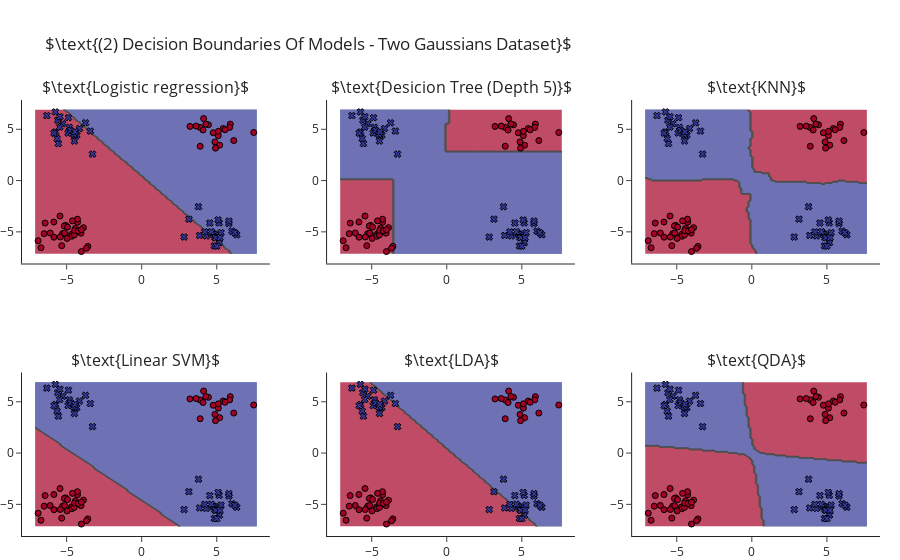

Write notebook code for a chart like this one.
### Markdown cell above
## Execute Models

### Code cell
fig = make_subplots(rows=2, cols=3, subplot_titles=[rf"$\text{{{m}}}$" for m in model_names])
for i, m in enumerate(models):
    fig.add_traces([decision_surface(m.fit(X, y).predict, lims[0], lims[1], showscale=False),
                    go.Scatter(x=X[:,0], y=X[:,1], mode="markers", showlegend=False,
                               marker=dict(color=y, symbol=symbols[y], colorscale=[custom[0], custom[-1]], 
                                           line=dict(color="black", width=1)) )], 
                   rows=(i//3) + 1, cols=(i%3)+1)

fig.update_layout(title=rf"$\text{{(2) Decision Boundaries Of Models - {title} Dataset}}$", margin=dict(t=100))
fig.show()
